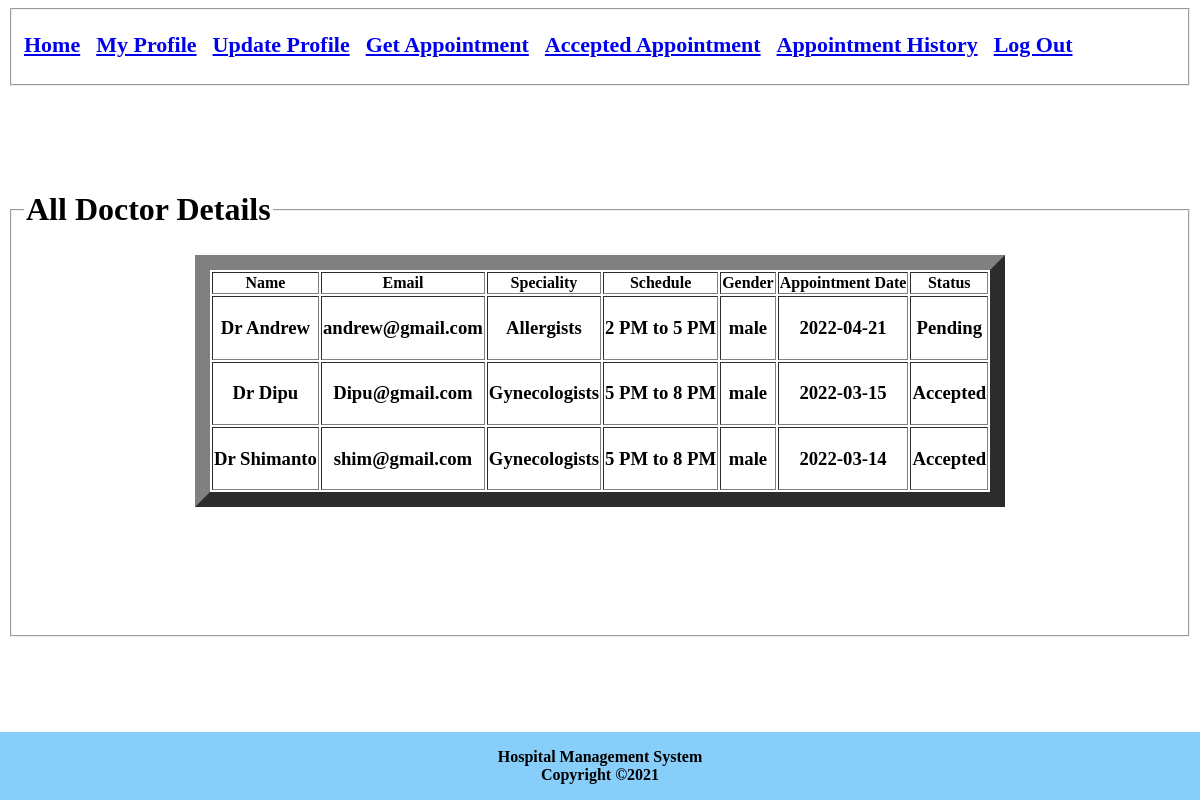
The app's page /view/history.php (signed in) with its own data.
### tables this page shows
CREATE TABLE `history_info` (
  `Name` varchar(70) NOT NULL,
  `Email` varchar(70) NOT NULL,
  `Speciality` varchar(70) NOT NULL,
  `Schedule` varchar(70) NOT NULL,
  `Gender` varchar(70) NOT NULL,
  `Appointment_Date` date NOT NULL,
  `Status` varchar(70) NOT NULL
);

### model/model.php (called while the page is built, shortened)
<?php
function showHistory(){
    $conn = db_conn();
    $selectQuery = 'SELECT * FROM `history_info` ';
    try{
        $stmt = $conn->query($selectQuery);
    }catch(PDOException $e){
        echo $e->getMessage();
    }
    $rows = $stmt->fetchAll(PDO::FETCH_ASSOC);
    return $rows;
}
?>

### controller/readData.php (called while the page is built, shortened)
<?php
require_once ('../model/model.php');
function fetchHistory(){
	return showHistory();
}
?>

### view/history.php (the view, shortened to what this page needs)
<?php
require_once '../controller/readData.php';
$rows = fetchHistory();
?>
<!DOCTYPE html>
<html>
 <?php include('header2.php')?>
<?php
      echo "<p><br></p><p><br></p><fieldset><legend><h1 align='center'>All Doctor Details</h1></legend><table align='center' border='15px'>
          <tr>
               <th>Name</th>
               <th>Email</th>
               <th>Speciality</th>
               <th>Schedule</th>
               <th>Gender</th>
               <th>Appointment Date</th>
               <th>Status</th>
           </tr>";
      foreach($rows  as $row)
          {
               echo "
               <tr>
                   <td>
                      <h3  align = \"center\">".$row["Name"]."</h3>
                   </td>
                   <td>
                      <h3  align = \"center\">".$row["Email"]."</h3>
                   </td>
                   <td>
                      <h3  align = \"center\">".$row["Speciality"]."</h3>
                   </td>
                   <td>
                      <h3  align = \"center\">".$row["Schedule"]."</h3>
                   </td>
                   <td>
                      <h3  align = \"center\">".$row["Gender"]."</h3>
                   </td>
                   <td>
                      <h3  align = \"center\">".$row["Appointment_Date"]."</h3>
                   </td>
                   <td>
                      <h3  align = \"center\">".$row["Status"]."</h3>
                   </td>
              </tr>
               ";
          }
          echo '</table><p><br></p><p><br></p><p><br></p>
          </fieldset>';
    ?>
<body>
</body>
  <?php include('footer.php')?>
  </html>

### view/header2.php (shortened to what this page needs)
	<html lang="en">
	<head>
	    <link rel="stylesheet" type="text/css" href="../css/styles.css">
	</head>
<?php
	echo '
	<fieldset >
	    <p align="left" ><b>
	        <a href="homepage2.php" style="font-size:22px" >Home</a>&nbsp;&nbsp;&nbsp;
	        <a href="myProfile.php" style="font-size:22px" >My Profile</a>&nbsp;&nbsp;&nbsp;
	        <a href="editProfile.php" style="font-size:22px" >Update Profile</a>&nbsp;&nbsp;&nbsp;
	        <a href="getAppointment.php" style="font-size:22px" >Get Appointment</a>&nbsp;&nbsp;&nbsp;
	        <a href="accepted.php" style="font-size:22px" >Accepted Appointment</a>&nbsp;&nbsp;&nbsp;
	        <a href="history.php" style="font-size:22px" >Appointment History</a>&nbsp;&nbsp;&nbsp;
	        <a href="Logout.php" style="font-size:22px" >Log Out</a>
	    </p>
	</fieldset>
	';
?>

### view/footer.php
<footer class="footer">
<?php
	echo "<p align=center> Hospital Management System <br>Copyright <span>&#169;</span>2021</p>";
?>
</footer>

### css/styles.css (style rules this page uses)
table,td { text-align:center; }
.footer { position: fixed; left: 0; bottom: 0; width: 100%; text-align: center; background-color: lightskyblue; margin-top: 30px; }

### records on screen
history_info: Name "Dr Andrew", Email "andrew@gmail.com", Speciality "Allergists", Schedule "2 PM to 5 PM", Gender "male", Appointment_Date "2022-04-21", Status "Pending"
history_info: Name "Dr Dipu", Email "Dipu@gmail.com", Speciality "Gynecologists", Schedule "5 PM to 8 PM", Gender "male", Appointment_Date "2022-03-15", Status "Accepted"
history_info: Name "Dr Shimanto", Email "shim@gmail.com", Speciality "Gynecologists", Schedule "5 PM to 8 PM", Gender "male", Appointment_Date "2022-03-14", Status "Accepted"
